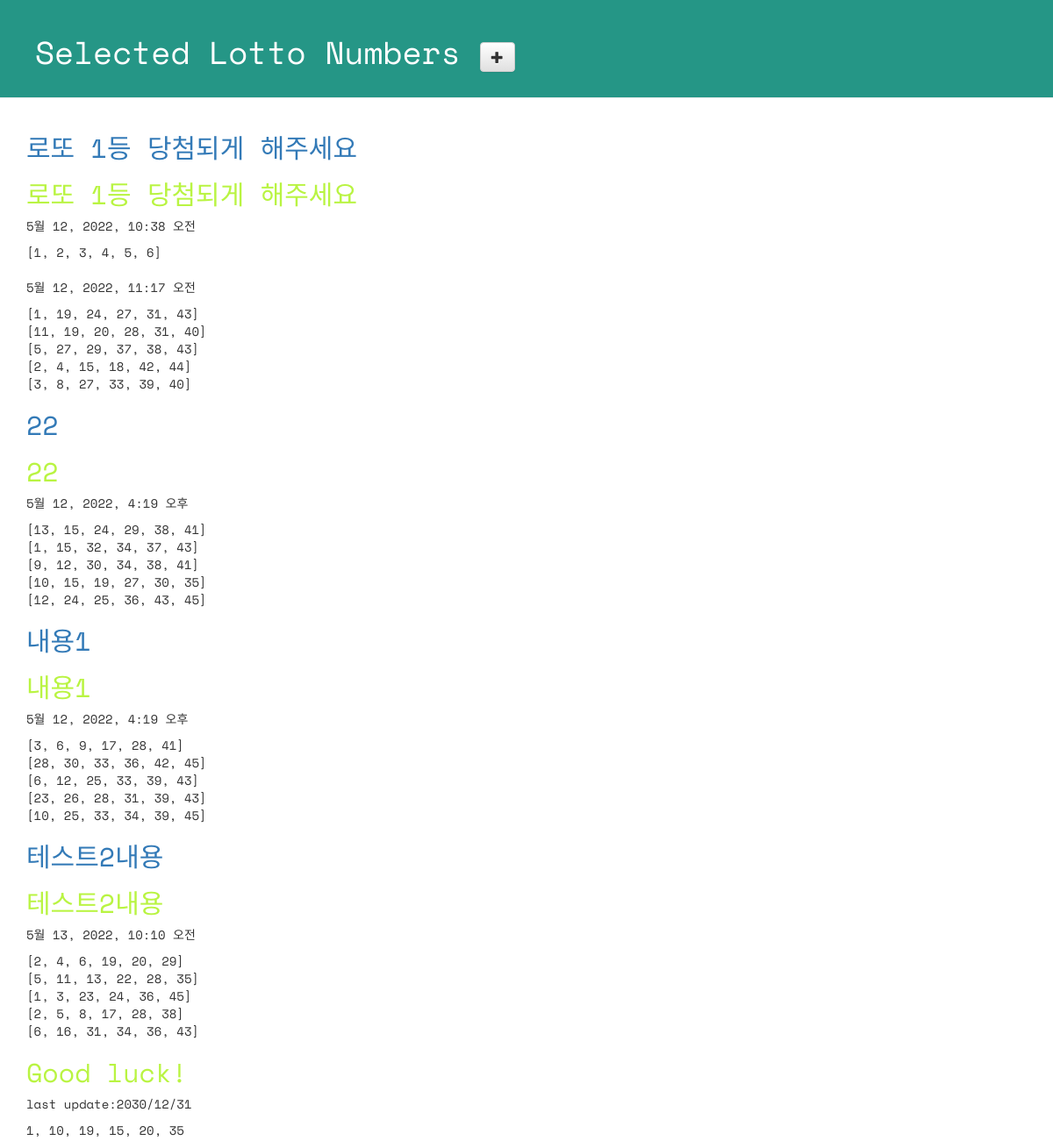
Page /lotto/ on the committed database.
### lotto/models.py (models this page shows, shortened)
class GuessNumbers(models.Model):
    name = models.CharField(max_length=24) # 로또 번호 리스트의 이름
    text = models.CharField(max_length=255) # 로또 번호 리스트에 대한 설명
    lottos = models.CharField(max_length=255, default='[1, 2, 3, 4, 5, 6]') # 로또 번호들이 담길 str
    num_lotto = models.IntegerField(default=5) # 6개 번호 set의 갯수
    update_date = models.DateTimeField()

### lotto/views.py (the view)
# urls.py: path('lotto/',views.index, name='index'),
def index(request):
    lottos = GuessNumbers.objects.all() # DB에 저장된 GuessNumbers 객체 모두를 가져온다.
    return render(request, 'lotto/default.html', {"lottos":lottos})

### lotto/templates/lotto/default.html (shortened to what this page needs)
{% load static %}
<!DOCTYPE html>
<html lang="ko">
<head>
  <link rel="stylesheet" href="//maxcdn.bootstrapcdn.com/bootstrap/3.2.0/css/bootstrap.min.css">
  <link rel="stylesheet" href="//maxcdn.bootstrapcdn.com/bootstrap/3.2.0/css/bootstrap-theme.min.css">
  <link rel="stylesheet" href="{% static 'css/lotto.css' %}">
</head>
<body>
  <div class="page-header">
    <h1>
      Selected Lotto Numbers
      <a href="{% url 'new_lotto' %}">
        <span class="glyphicon glyphicon-plus btn btn-default"></span>
      </a>
    </h1>
  </div>
  <div class="container lotto">
    {% for lotto in lottos %}
      <h2>
        <a href="{% url 'detail' lottokey=lotto.pk %}">
          {{lotto.text}}
        </a>
      </h2>
      <h2>{{ lotto.text }}</h2>
      <p>{{ lotto.update_date }}</p>
      <p>{{ lotto.lottos | linebreaksbr }}</p>
    {% endfor %}
    <h2>Good luck!</h2>
    <p> last update:2030/12/31</p>
    <p> 1, 10, 19, 15, 20, 35 </p>
  </div>
</body>
</html>

### lotto/static/css/lotto.css (style rules this page uses)
.page-header { background-color: #259686; margin-top: 0; padding: 20px 20px 20px 40px; font-family: 'Space Mono', monospace; }
.page-header h1 { color: #FFFFFF; }
.container { font-family: 'Space Mono', monospace; }
.container h2 { color: #b9f442; }

### rows in the picture
GuessNumbers: text "로또 1등 당첨되게 해주세요", update_date "5월 12, 2022, 10:38 오전", lottos "[1, 2, 3, 4, 5, 6]"
GuessNumbers: update_date "5월 12, 2022, 11:17 오전", lottos "[1, 19, 24, 27, 31, 43] [11, 19, 20, 28, 31, 40] [5, 27, 29, 37, 38, 43] [2, 4, 15, 18, 42, 44] [3, 8, 27, 33, 39, 40]"
GuessNumbers: text "22", update_date "5월 12, 2022, 4:19 오후", lottos "[13, 15, 24, 29, 38, 41] [1, 15, 32, 34, 37, 43] [9, 12, 30, 34, 38, 41] [10, 15, 19, 27, 30, 35] [12, 24, 25, 36, 43, 45]"
GuessNumbers: text "내용1", update_date "5월 12, 2022, 4:19 오후", lottos "[3, 6, 9, 17, 28, 41] [28, 30, 33, 36, 42, 45] [6, 12, 25, 33, 39, 43] [23, 26, 28, 31, 39, 43] [10, 25, 33, 34, 39, 45]"
GuessNumbers: text "테스트2내용", update_date "5월 13, 2022, 10:10 오전", lottos "[2, 4, 6, 19, 20, 29] [5, 11, 13, 22, 28, 35] [1, 3, 23, 24, 36, 45] [2, 5, 8, 17, 28, 38] [6, 16, 31, 34, 36, 43]"
